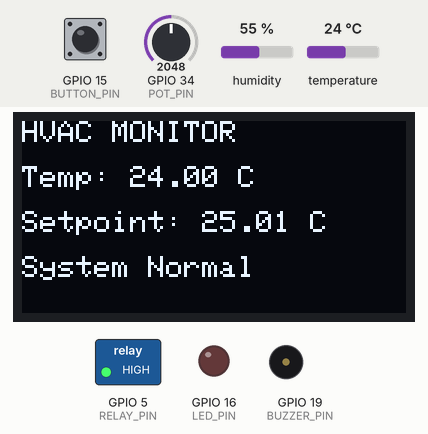
A sketch run on a simulated ESP32. Shown: 128×64 one-colour display, switched loads named in the sketch (green lamp = pin HIGH), output pins drawn as LEDs (lit = HIGH), buzzer (waves = sounding, pin HIGH). Inputs (shaded band) come from the test bench; at power-on: temperature 24 °C, GPIO 15 (BUTTON_PIN) HIGH, GPIO 34 (POT_PIN) = 2048, humidity 55 %. What the sketch prints to the serial monitor is not drawn.

Above: at 2.7 s.
2.8 s: temperature set to 25.6 °C
At 4.0 s:
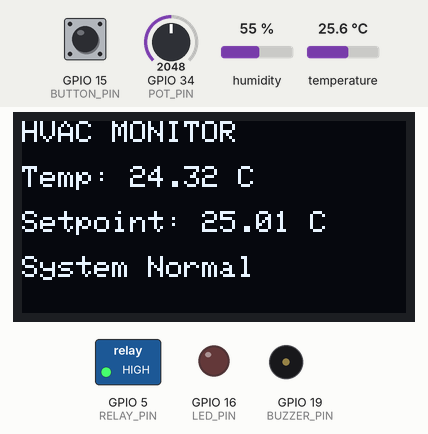
7.1 s: temperature set to 26.1 °C
At 10.7 s:
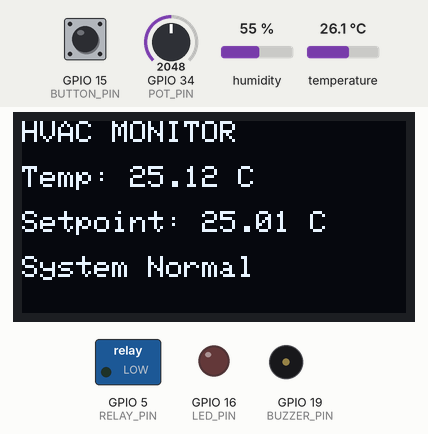
13.1 s: GPIO 15 (BUTTON_PIN) pulled LOW for 2.35 s
At 15.1 s:
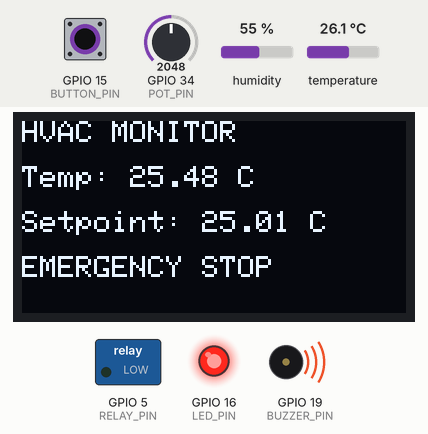
21.4 s: GPIO 34 (POT_PIN) set to 2866
At 22.9 s:
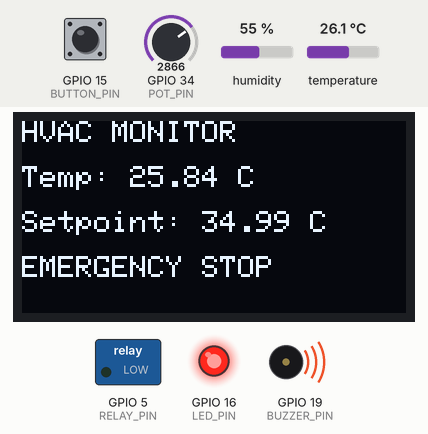
25.6 s: GPIO 34 (POT_PIN) set to 3603
At 27.3 s:
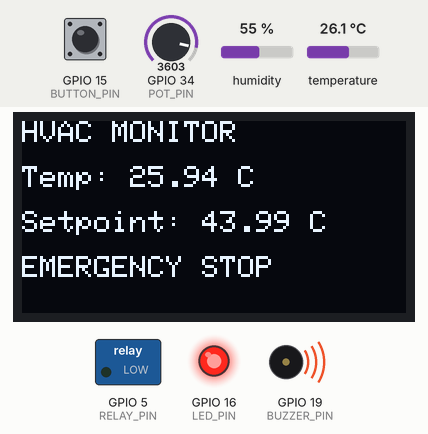
29.7 s: temperature set to 12 °C
At 32.8 s:
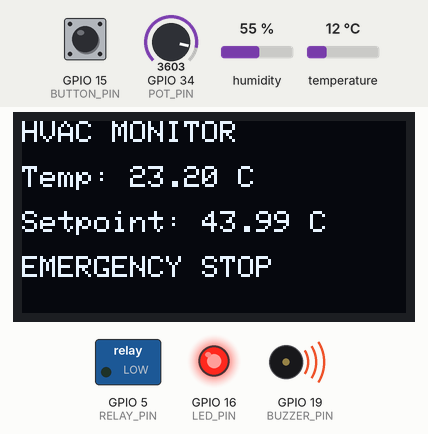
Timing chart, 0 to 34.3 s (numbered marks = the images above; inputs shaded):
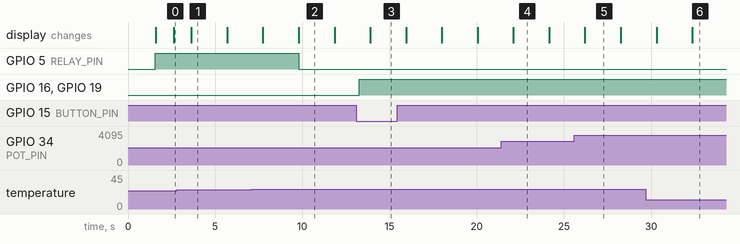

The sketch:

sketch.ino
```cpp
#include <Arduino.h>
#include "DHT.h"
#include "esp_task_wdt.h"
#include "esp_timer.h"

#include <Wire.h>
#include <Adafruit_GFX.h>
#include <Adafruit_SSD1306.h>

// ===== OLED SETTINGS =====
#define SCREEN_WIDTH 128
#define SCREEN_HEIGHT 64

Adafruit_SSD1306 display(SCREEN_WIDTH, SCREEN_HEIGHT, &Wire, -1);

// ===== PIN DEFINITIONS =====
#define DHTPIN 4
#define DHTTYPE DHT22

#define BUTTON_PIN 15
#define RELAY_PIN 5
#define BUZZER_PIN 19
#define LED_PIN 16
#define POT_PIN 34

// ===== GLOBAL VARIABLES =====
DHT dht(DHTPIN, DHTTYPE);

volatile bool emergencyStop = false;

float temperature = 0;
float filteredTemp = 0;

int potValue = 0;

float hvacSetpoint = 30.0;

SemaphoreHandle_t mutex;

// ===== DEBOUNCE VARIABLES =====
volatile unsigned long lastInterruptTime = 0;

// ===== BUTTON INTERRUPT HANDLER =====
void IRAM_ATTR buttonISR() {

    unsigned long now = esp_timer_get_time() / 1000;

    if (now - lastInterruptTime > 200) {

        emergencyStop = true;
        lastInterruptTime = now;
    }
}

// ===== TASK HANDLES =====
TaskHandle_t sensorHandle = NULL;
TaskHandle_t controlHandle = NULL;
TaskHandle_t logHandle = NULL;

// ===== TASK 1: SENSOR READ =====
float lastTemp = NAN;

void sensorTask(void *pvParameters) {

    while (1) {

        esp_task_wdt_reset();

        float temp = dht.readTemperature();
        int adc = analogRead(POT_PIN);

        // ===== SENSOR ANOMALY DETECTION =====
        bool anomaly = false;

        if (isnan(temp) || temp < -40 || temp > 100) {
            anomaly = true;
        }
        else if (!isnan(lastTemp) && abs(temp - lastTemp) > 15.0) {
            anomaly = true;
        }

        if (anomaly) {

            emergencyStop = true;

            Serial.println("⚠️ Sensor anomaly detected! Emergency stop triggered.");

        } else {

            lastTemp = temp;

            // ===== LOW PASS FILTER =====
            filteredTemp = 0.8 * filteredTemp + 0.2 * temp;

            float newSetpoint = (adc / 4095.0) * 50.0;

            xSemaphoreTake(mutex, portMAX_DELAY);

            temperature = filteredTemp;
            hvacSetpoint = newSetpoint;
            potValue = adc;

            xSemaphoreGive(mutex);
        }

        vTaskDelay(2000 / portTICK_PERIOD_MS);
    }
}

// ===== TASK 2: CONTROL LOGIC =====
void controlTask(void *pvParameters) {

    static bool lastState = false;

    while (1) {

        esp_task_wdt_reset();

        xSemaphoreTake(mutex, portMAX_DELAY);

        float temp = temperature;
        float setpoint = hvacSetpoint;
        bool estop = emergencyStop;

        xSemaphoreGive(mutex);

        if (estop && !lastState) {
            Serial.println("EMERGENCY STOP ACTIVATED");
        }

        lastState = estop;

        if (estop) {

            // ===== FAIL SAFE =====
            digitalWrite(RELAY_PIN, LOW);

            digitalWrite(BUZZER_PIN, HIGH);
            digitalWrite(LED_PIN, HIGH);

        } else {

            if (temp >= 35.0) {

                digitalWrite(LED_PIN, HIGH);
                digitalWrite(BUZZER_PIN, HIGH);

            } else {

                digitalWrite(LED_PIN, LOW);
                digitalWrite(BUZZER_PIN, LOW);
            }

            // ===== HVAC CONTROL =====
            digitalWrite(RELAY_PIN, temp < setpoint ? HIGH : LOW);
        }

        vTaskDelay(200 / portTICK_PERIOD_MS);
    }
}

// ===== TASK 3: SERIAL + OLED LOGGING =====
void logTask(void *pvParameters) {

    while (1) {

        esp_task_wdt_reset();

        xSemaphoreTake(mutex, portMAX_DELAY);

        float temp = temperature;
        float setpoint = hvacSetpoint;
        int pot = potValue;
        bool estop = emergencyStop;

        xSemaphoreGive(mutex);

        // ===== SERIAL OUTPUT =====
        Serial.print("Temp: ");
        Serial.print(temp);
        Serial.print(" °C | Setpoint: ");
        Serial.print(setpoint);
        Serial.print(" °C | ADC: ");
        Serial.print(pot);
        Serial.print(" | E-Stop: ");
        Serial.println(estop ? "ON" : "OFF");

        // ===== OLED DISPLAY =====
        display.clearDisplay();

        display.setTextSize(1);
        display.setTextColor(WHITE);

        display.setCursor(0,0);
        display.println("HVAC MONITOR");

        display.setCursor(0,15);
        display.print("Temp: ");
        display.print(temp);
        display.println(" C");

        display.setCursor(0,30);
        display.print("Setpoint: ");
        display.print(setpoint);
        display.println(" C");

        display.setCursor(0,45);

        if(estop) {
            display.println("EMERGENCY STOP");
        } else {
            display.println("System Normal");
        }

        display.display();

        vTaskDelay(1000 / portTICK_PERIOD_MS);
    }
}

// ===== SETUP =====
void setup() {

    Serial.begin(115200);

    // ===== OLED INIT =====
    Wire.begin(21, 22);

    if(!display.begin(SSD1306_SWITCHCAPVCC, 0x3C)) {

        Serial.println("OLED allocation failed");

        for(;;);
    }

    display.clearDisplay();

    display.setTextSize(1);
    display.setTextColor(WHITE);

    display.setCursor(0,0);
    display.println("HVAC System Boot");

    display.display();

    delay(1500);

    // ===== PIN MODES =====
    pinMode(RELAY_PIN, OUTPUT);
    pinMode(BUZZER_PIN, OUTPUT);
    pinMode(LED_PIN, OUTPUT);

    // ===== FAIL SAFE STARTUP =====
    digitalWrite(RELAY_PIN, LOW);

    // ===== BUTTON INPUT =====
    pinMode(BUTTON_PIN, INPUT_PULLUP);

    attachInterrupt(
        digitalPinToInterrupt(BUTTON_PIN),
        buttonISR,
        FALLING
    );

    dht.begin();

    mutex = xSemaphoreCreateMutex();

    filteredTemp = dht.readTemperature();

    // ===== WATCHDOG CONFIG =====
    esp_task_wdt_config_t wdt_config = {
        .timeout_ms = 5000,
        .idle_core_mask = (1 << portNUM_PROCESSORS) - 1,
        .trigger_panic = true
    };

    esp_task_wdt_init(&wdt_config);

    // ===== CREATE TASKS =====
    xTaskCreate(
        sensorTask,
        "Sensor Task",
        2048,
        NULL,
        2,
        &sensorHandle
    );

    xTaskCreate(
        controlTask,
        "Control Task",
        2048,
        NULL,
        3,
        &controlHandle
    );

    xTaskCreate(
        logTask,
        "Log Task",
        4096,
        NULL,
        1,
        &logHandle
    );

    // ===== ADD TO WATCHDOG =====
    esp_task_wdt_add(sensorHandle);
    esp_task_wdt_add(controlHandle);
    esp_task_wdt_add(logHandle);
}

// ===== MAIN LOOP =====
void loop() {

    // FreeRTOS handles everything
}
```

Measured:
- the behaviour switches between 26 and 26.1 °C on temperature (found by bisection; images 1 and 2)
- after the input at 2.8 s, the display: changes after 0.84 s (image 1)
- after the input at 7.1 s, GPIO 5 (RELAY_PIN): HIGH → LOW after 2.7 s instead of 4.5 s
- after the input at 13.1 s, GPIO 16 (LED_PIN), GPIO 19 (BUZZER_PIN): LOW → HIGH after 0.17 s; the display: changes after 0.80 s (image 3)
- what the display in image 2 shows lasts 2.0 s, from 9.8 s to 11.8 s
